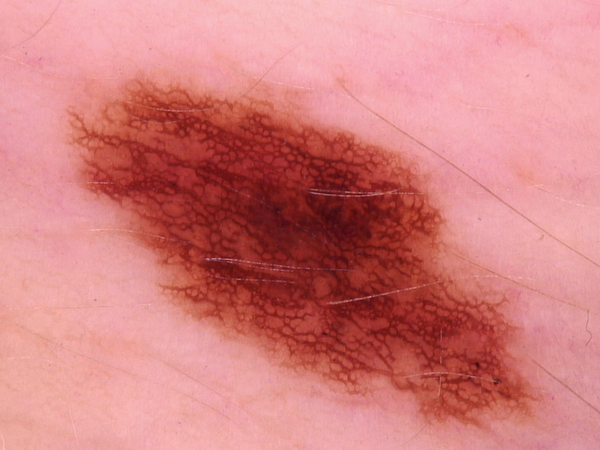
#> input picture Data/Raw/mole.jpg, 600 x 450 px, found by its file name
$ jupyter execute clusteringimages.ipynb   (shell and % lines are left out)
#> lines starting #> are read from the running program, lines starting #| are printed output that depends on the picture
**Clustering images**

Machine learning can also be used on images. One method is clustering. Clustering is a form of unsupervised learning in which you seperate a large set of data into smaller groups based on distaces between them. In terms of images, clustering can be used to reduce the number of colours used in an image.

In this exercise we will demonstrate how clustering can be used to measure the size of different dermatological features.

Let's start by loading our first image from our directory and examining it's features:

[cell 1]
from PIL import Image
import numpy as np
from skimage import io
import matplotlib.pyplot as plt

img  = Image.open("C:/Users/bo24669/OneDrive - University of Bristol/Documents/04. Research Advocate/Stretch/mole.jpg") #make sure to specify your own working directory
#> img is the input picture: PIL image 600x450 RGB; mean R, G, B 211.5, 128.1, 127.9
img = np.array(img) #we need to first convert the image to a numpy array to ensure we can specify its dimensions
print('Shape is', img.shape)
#| Shape is (450, 600, 3)
print("Size is", img.size)
#| Size is 810000

[cell 2]
io.imshow(img)
plt.show()

At the moment, the image is in 3 dimensions: 450 (height) x 600 (width) x 3 (colour). Color is 3 corresponding to RGB (red, green, blue). We want to flatten the image to two dimensional array (pixel x colour).

We then want to put this into a panda data frame for better plotting and processing. The data frame will have four columns: Red, Green, Blue and Colour - indicating the hex code of the pixel.

[cell 3]
img = np.array(img, dtype=np.float64) / 255  # Scale values
#> img: shape (450, 600, 3) float64
w, h, d = original_shape = tuple(img.shape)  # Get the current shape
#> w = 450; h = 600; d = 3; original_shape = (450, 600, 3)
img_array = np.reshape(img, (w * h, d))  # Reshape to to 2D

#put into pandas data frame
from pandas import DataFrame

pixels = DataFrame(img_array, columns=["Red", "Green", "Blue"])
#> pixels = table of 270000 rows and 3 columns

from matplotlib import colors

pixels["colour"] = [colors.to_hex(p) for p in img_array]
print(pixels)
#> (printed output is left out)

**Exploring the data**

It is useful to plot the data before running the clustering.

Since we have a high amount of pixels (810000) running the algorithm may be slow. Therefore we can run it over a small subset of data.

[cell 4]
pixels_sample = pixels.sample(frac=0.05) #look at 5% of the data
#> pixels_sample = table of 13500 rows and 4 columns

Since RGB pixels are a 3D dataset, we will plot three, 2D plots of the pairs red/green, red/blue and green/blue.

To make our lives easier, we can define a function plot_colours() which will plot the three pairs of columns against each other.  To make the plots visually useful we will also colour each point in the plot with the colour of the pixel it came from using our fourth column, 'Colour'.

[cell 5]
import matplotlib.pyplot as plt


def plot_colours(df, c1, c2, c3):
    """
    Given a DataFrame and three column names,
    plot the pairs against each other
    """
    fig, ax = plt.subplots(1, 3)
    fig.set_size_inches(18, 6)
    df.plot.scatter(c1, c2, c=df["colour"], alpha=0.3, ax=ax[0])
    df.plot.scatter(c1, c3, c=df["colour"], alpha=0.3, ax=ax[1])
    df.plot.scatter(c2, c3, c=df["colour"], alpha=0.3, ax=ax[2])


plot_colours(pixels_sample, "Red", "Green", "Blue")
plt.show()
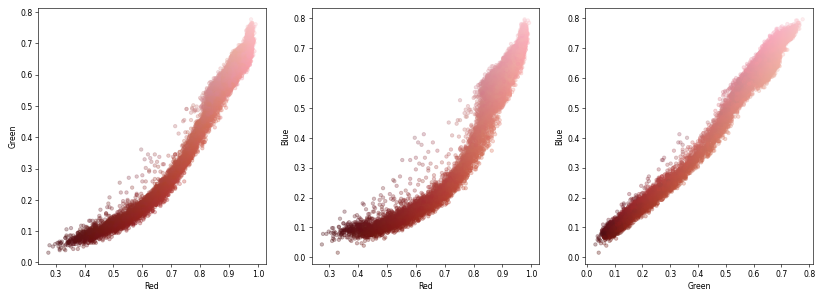
#> figure drawn by matplotlib, 3 panels

**NOTE** *NOT SURE WHAT TO INTERPRET FROM THESE GRAPHS YET*

Sometimes viewing the data in 3D can help since planar projections can lose some nuances of the data. Display 3D plots using the mplot3d package.

[cell 6]
from mpl_toolkits import mplot3d
fig = plt.figure()
ax = plt.axes(projection='3d')
ax.set_xlabel("Red")
ax.set_ylabel("Green")
ax.set_zlabel("Blue")
ax.scatter(pixels_sample["Red"], pixels_sample["Green"], pixels_sample["Blue"], c=pixels_sample["colour"])
plt.show()
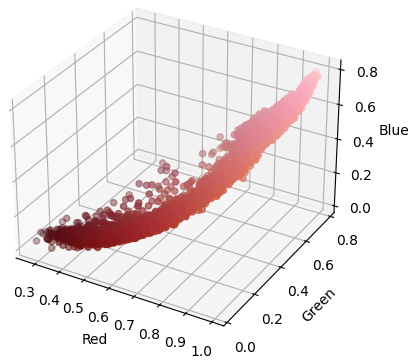
#> figure drawn by matplotlib, 1 panel

**Assigning points to clusters**

Now we can begin the clustering. We will be using a method called **k-means clustering**. It works by initialising K cluster centres, assigning each data point (pixel in this case) to the nearest centre. It then works through the datat set, assigning each pixel and updating the clusters if needed. The process continues until no more updates to the clusters are required.

We can run the clustering and display our cluster centres using the code below:

[cell 7]
from sklearn.cluster import KMeans

kmeans = KMeans(n_clusters=5, n_init="auto").fit(pixels_sample[["Red", "Green", "Blue"]])
plt.imshow([kmeans.cluster_centers_])
plt.show()
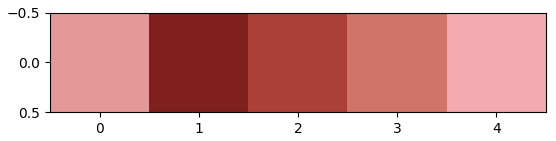
#> figure drawn by matplotlib, 1 panel

Now we have our clusters which we can use as our representative clusters for the image. We can now go through the original image and assign each pixle to a cluster that it is nearest to.

[cell 8]
labels = kmeans.predict(pixels[["Red", "Green", "Blue"]])
labels

To quantify these predictions we can plot a bar graph to show how many pixles are in each cluster

[cell 9]
from pandas import DataFrame, Series

Series(labels).value_counts(sort=False).plot.bar(color=kmeans.cluster_centers_)
plt.show()
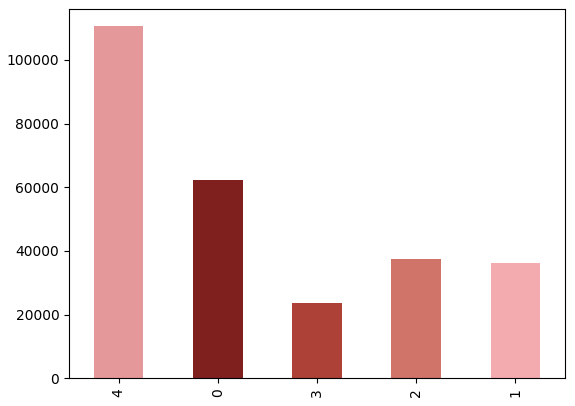
#> figure drawn by matplotlib, 1 panel; tallest bar 110585 high, from x = -0.25 to 0.25

To assess how well the algorithim has clustered the images, we can plot the clustered pixels next to the original image to obsever the differences.

First we need to convert our clustered pixels back to a 3D array (width x height x colour):

[cell 10]
reduced = np.array([kmeans.cluster_centers_[p] for p in labels]).reshape(original_shape)
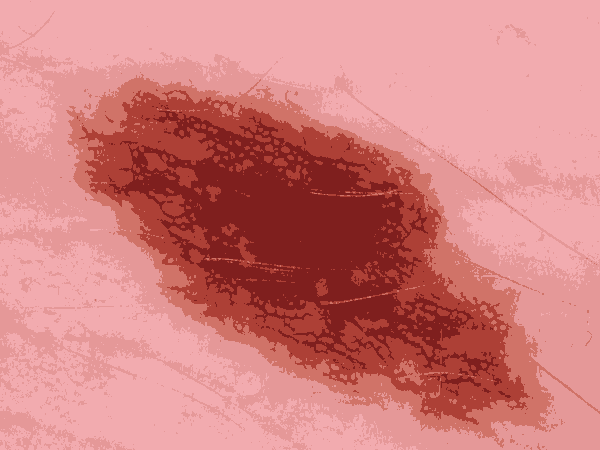
#> reduced: shape (450, 600, 3) float64; mean of channels 0, 1, 2 0.83, 0.503, 0.502; drawn as R, G, B

We can then plot the images next to eachother

[cell 11]
f, axarr = plt.subplots(1, 2, sharex=True, sharey=True, figsize=(18, 9))
axarr[0].imshow(img)
axarr[0].set_title("Original")
axarr[1].imshow(reduced)
axarr[1].set_title("RGB clustered")
plt.show()
